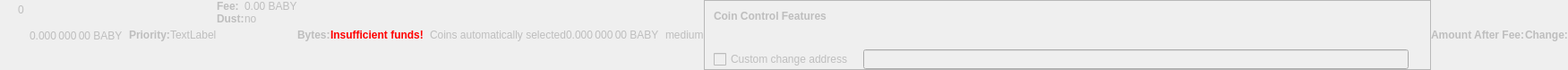
    <widget class="QWidget" name="dummyHideWidget" native="true">
     <property name="enabled">
      <bool>false</bool>
     </property>
     <property name="maximumSize">
      <size>
       <width>100</width>
       <height>22</height>
      </size>
     </property>
     <layout class="QHBoxLayout" name="dummyHideLayout">
      <property name="spacing">
       <number>0</number>
      </property>
      <property name="leftMargin">
       <number>0</number>
      </property>
      <property name="topMargin">
       <number>0</number>
      </property>
      <property name="rightMargin">
       <number>0</number>
      </property>
      <property name="bottomMargin">
       <number>0</number>
      </property>
      <item>
       <layout class="QFormLayout" name="formLayoutCoinControl1">
        <property name="horizontalSpacing">
         <number>10</number>
        </property>
        <property name="verticalSpacing">
         <number>14</number>
        </property>
        <property name="leftMargin">
         <number>10</number>
        </property>
        <property name="topMargin">
         <number>4</number>
        </property>
        <property name="rightMargin">
         <number>6</number>
        </property>
        <item row="0" column="1">
         <widget class="QLabel" name="labelCoinControlBytes">
          <property name="cursor">
           <cursorShape>IBeamCursor</cursorShape>
          </property>
          <property name="contextMenuPolicy">
           <enum>Qt::ActionsContextMenu</enum>
          </property>
          <property name="text">
           <string notr="true">0</string>
          </property>
          <property name="textInteractionFlags">
           <set>Qt::LinksAccessibleByMouse|Qt::TextSelectableByKeyboard|Qt::TextSelectableByMouse</set>
          </property>
         </widget>
        </item>
       </layout>
      </item>
      <item>
       <widget class="QLabel" name="labelCoinControlAfterFee">
        <property name="enabled">
         <bool>false</bool>
        </property>
        <property name="sizePolicy">
         <sizepolicy hsizetype="Fixed" vsizetype="Fixed">
          <horstretch>0</horstretch>
          <verstretch>0</verstretch>
         </sizepolicy>
        </property>
        <property name="minimumSize">
         <size>
          <width>111</width>
          <height>12</height>
         </size>
        </property>
        <property name="maximumSize">
         <size>
          <width>111</width>
          <height>12</height>
         </size>
        </property>
        <property name="cursor">
         <cursorShape>IBeamCursor</cursorShape>
        </property>
        <property name="contextMenuPolicy">
         <enum>Qt::ActionsContextMenu</enum>
        </property>
        <property name="text">
         <string notr="true">0.000 000 00 BABY</string>
        </property>
        <property name="textInteractionFlags">
         <set>Qt::LinksAccessibleByMouse|Qt::TextSelectableByKeyboard|Qt::TextSelectableByMouse</set>
        </property>
       </widget>
      </item>
      <item>
       <widget class="QLabel" name="labelCoinControlPriorityText">
        <property name="enabled">
         <bool>false</bool>
        </property>
        <property name="font">
         <font>
          <weight>75</weight>
          <bold>true</bold>
         </font>
        </property>
        <property name="text">
         <string>Priority:</string>
        </property>
       </widget>
      </item>
      <item>
       <layout class="QHBoxLayout" name="horizontalLayout">
        <item>
         <widget class="QLabel" name="WarningLabel">
          <property name="text">
           <string>TextLabel</string>
          </property>
         </widget>
        </item>
       </layout>
      </item>
      <item>
       <layout class="QFormLayout" name="formLayoutCoinControl3">
        <property name="horizontalSpacing">
         <number>0</number>
        </property>
        <property name="verticalSpacing">
         <number>0</number>
        </property>
        <property name="leftMargin">
         <number>0</number>
        </property>
        <property name="topMargin">
         <number>0</number>
        </property>
        <property name="rightMargin">
         <number>0</number>
        </property>
        <item row="0" column="0">
         <widget class="QLabel" name="labelCoinControlFeeText">
          <property name="enabled">
           <bool>false</bool>
          </property>
          <property name="font">
           <font>
            <weight>75</weight>
            <bold>true</bold>
           </font>
          </property>
          <property name="text">
           <string>Fee:</string>
          </property>
          <property name="margin">
           <number>0</number>
          </property>
         </widget>
        </item>
        <item row="0" column="1">
         <widget class="QLabel" name="labelCoinControlFee">
          <property name="enabled">
           <bool>false</bool>
          </property>
          <property name="cursor">
           <cursorShape>IBeamCursor</cursorShape>
          </property>
          <property name="contextMenuPolicy">
           <enum>Qt::ActionsContextMenu</enum>
          </property>
          <property name="text">
           <string notr="true">0.00 BABY</string>
          </property>
          <property name="textInteractionFlags">
           <set>Qt::LinksAccessibleByMouse|Qt::TextSelectableByKeyboard|Qt::TextSelectableByMouse</set>
          </property>
         </widget>
        </item>
        <item row="1" column="0">
         <widget class="QLabel" name="labelCoinControlLowOutputText">
          <property name="enabled">
           <bool>false</bool>
          </property>
          <property name="font">
           <font>
            <weight>75</weight>
            <bold>true</bold>
           </font>
          </property>
          <property name="text">
           <string>Dust:</string>
          </property>
         </widget>
        </item>
        <item row="1" column="1">
         <widget class="QLabel" name="labelCoinControlLowOutput">
          <property name="enabled">
           <bool>false</bool>
          </property>
          <property name="cursor">
           <cursorShape>IBeamCursor</cursorShape>
          </property>
          <property name="contextMenuPolicy">
           <enum>Qt::ActionsContextMenu</enum>
          </property>
          <property name="text">
           <string>no</string>
          </property>
          <property name="textInteractionFlags">
           <set>Qt::LinksAccessibleByMouse|Qt::TextSelectableByKeyboard|Qt::TextSelectableByMouse</set>
          </property>
         </widget>
        </item>
       </layout>
      </item>
      <item>
       <widget class="QLabel" name="labelCoinControlBytesText">
        <property name="enabled">
         <bool>false</bool>
        </property>
        <property name="font">
         <font>
          <weight>75</weight>
          <bold>true</bold>
         </font>
        </property>
        <property name="text">
         <string>Bytes:</string>
        </property>
       </widget>
      </item>
      <item>
       <layout class="QFormLayout" name="formLayoutCoinControl2">
        <property name="horizontalSpacing">
         <number>0</number>
        </property>
        <property name="verticalSpacing">
         <number>0</number>
        </property>
        <property name="leftMargin">
         <number>0</number>
        </property>
        <property name="topMargin">
         <number>0</number>
        </property>
        <property name="rightMargin">
         <number>0</number>
        </property>
       </layout>
      </item>
      <item>
       <layout class="QHBoxLayout" name="horizontalLayoutCoinControl2">
        <property name="spacing">
         <number>0</number>
        </property>
        <property name="bottomMargin">
         <number>0</number>
        </property>
       </layout>
      </item>
      <item>
       <widget class="QLabel" name="labelCoinControlInsuffFunds">
        <property name="enabled">
         <bool>false</bool>
        </property>
        <property name="minimumSize">
         <size>
          <width>0</width>
          <height>0</height>
         </size>
        </property>
        <property name="font">
         <font>
          <weight>75</weight>
          <bold>true</bold>
         </font>
        </property>
        <property name="styleSheet">
         <string notr="true">color:red;font-weight:bold;</string>
        </property>
        <property name="text">
         <string>Insufficient funds!</string>
        </property>
        <property name="margin">
         <number>5</number>
        </property>
       </widget>
      </item>
      <item>
       <layout class="QFormLayout" name="formLayoutCoinControl4">
        <property name="horizontalSpacing">
         <number>0</number>
        </property>
        <property name="verticalSpacing">
         <number>0</number>
        </property>
        <property name="leftMargin">
         <number>0</number>
        </property>
        <property name="topMargin">
         <number>0</number>
        </property>
        <property name="rightMargin">
         <number>0</number>
        </property>
       </layout>
      </item>
      <item>
       <widget class="QLabel" name="labelCoinControlChangeLabel">
        <property name="enabled">
         <bool>false</bool>
        </property>
        <property name="sizePolicy">
         <sizepolicy hsizetype="Preferred" vsizetype="Expanding">
          <horstretch>0</horstretch>
          <verstretch>0</verstretch>
         </sizepolicy>
        </property>
        <property name="minimumSize">
         <size>
          <width>0</width>
          <height>0</height>
         </size>
        </property>
        <property name="text">
         <string/>
        </property>
        <property name="margin">
         <number>3</number>
        </property>
       </widget>
      </item>
      <item>
       <widget class="QLabel" name="labelCoinControlAutomaticallySelected">
        <property name="enabled">
         <bool>false</bool>
        </property>
        <property name="sizePolicy">
         <sizepolicy hsizetype="Fixed" vsizetype="Fixed">
          <horstretch>0</horstretch>
          <verstretch>0</verstretch>
         </sizepolicy>
        </property>
        <property name="minimumSize">
         <size>
          <width>0</width>
          <height>0</height>
         </size>
        </property>
        <property name="maximumSize">
         <size>
          <width>240</width>
          <height>16777215</height>
         </size>
        </property>
        <property name="text">
         <string>Coins automatically selected</string>
        </property>
        <property name="margin">
         <number>5</number>
        </property>
       </widget>
      </item>
      <item>
       <widget class="QLabel" name="labelCoinControlChange">
        <property name="enabled">
         <bool>false</bool>
        </property>
        <property name="sizePolicy">
         <sizepolicy hsizetype="Fixed" vsizetype="Fixed">
          <horstretch>0</horstretch>
          <verstretch>0</verstretch>
         </sizepolicy>
        </property>
        <property name="minimumSize">
         <size>
          <width>111</width>
          <height>0</height>
         </size>
        </property>
        <property name="maximumSize">
         <size>
          <width>111</width>
          <height>16777215</height>
         </size>
        </property>
        <property name="cursor">
         <cursorShape>IBeamCursor</cursorShape>
        </property>
        <property name="contextMenuPolicy">
         <enum>Qt::ActionsContextMenu</enum>
        </property>
        <property name="text">
         <string notr="true">0.000 000 00 BABY</string>
        </property>
        <property name="textInteractionFlags">
         <set>Qt::LinksAccessibleByMouse|Qt::TextSelectableByKeyboard|Qt::TextSelectableByMouse</set>
        </property>
       </widget>
      </item>
      <item>
       <widget class="QLabel" name="labelCoinControlPriority">
        <property name="enabled">
         <bool>false</bool>
        </property>
        <property name="cursor">
         <cursorShape>IBeamCursor</cursorShape>
        </property>
        <property name="contextMenuPolicy">
         <enum>Qt::ActionsContextMenu</enum>
        </property>
        <property name="text">
         <string>medium</string>
        </property>
        <property name="textInteractionFlags">
         <set>Qt::LinksAccessibleByMouse|Qt::TextSelectableByKeyboard|Qt::TextSelectableByMouse</set>
        </property>
       </widget>
      </item>
      <item>
       <widget class="QFrame" name="frameCoinControl">
        <property name="sizePolicy">
         <sizepolicy hsizetype="Expanding" vsizetype="Expanding">
          <horstretch>0</horstretch>
          <verstretch>0</verstretch>
         </sizepolicy>
        </property>
        <property name="maximumSize">
         <size>
          <width>16777215</width>
          <height>16777215</height>
         </size>
        </property>
        <property name="frameShape">
         <enum>QFrame::StyledPanel</enum>
        </property>
        <property name="frameShadow">
         <enum>QFrame::Sunken</enum>
        </property>
        <layout class="QVBoxLayout" name="verticalLayoutCoinControl2_2">
         <property name="spacing">
          <number>0</number>
         </property>
         <property name="leftMargin">
          <number>0</number>
         </property>
         <property name="topMargin">
          <number>0</number>
         </property>
         <property name="rightMargin">
          <number>0</number>
         </property>
         <property name="bottomMargin">
          <number>0</number>
         </property>
         <item>
          <layout class="QVBoxLayout" name="verticalLayoutCoinControl" stretch="0,0,0,1">
           <property name="spacing">
            <number>0</number>
           </property>
           <property name="leftMargin">
            <number>10</number>
           </property>
           <property name="topMargin">
            <number>10</number>
           </property>
           <item>
            <layout class="QHBoxLayout" name="horizontalLayoutCoinControl1">
             <property name="bottomMargin">
              <number>15</number>
             </property>
             <item>
              <widget class="QLabel" name="labelCoinControlFeatures">
               <property name="enabled">
                <bool>false</bool>
               </property>
               <property name="sizePolicy">
                <sizepolicy hsizetype="Preferred" vsizetype="Maximum">
                 <horstretch>0</horstretch>
                 <verstretch>0</verstretch>
                </sizepolicy>
               </property>
               <property name="font">
                <font>
                 <weight>75</weight>
                 <bold>true</bold>
                </font>
               </property>
               <property name="styleSheet">
                <string notr="true">font-weight:bold;</string>
               </property>
               <property name="text">
                <string>Coin Control Features</string>
               </property>
              </widget>
             </item>
            </layout>
           </item>
           <item>
            <widget class="QWidget" name="widgetCoinControl" native="true">
             <property name="sizePolicy">
              <sizepolicy hsizetype="Preferred" vsizetype="Preferred">
               <horstretch>0</horstretch>
               <verstretch>0</verstretch>
              </sizepolicy>
             </property>
             <property name="minimumSize">
              <size>
               <width>0</width>
               <height>0</height>
              </size>
             </property>
             <property name="styleSheet">
              <string notr="true"/>
             </property>
             <layout class="QHBoxLayout" name="horizontalLayoutCoinControl5_2">
              <property name="leftMargin">
               <number>0</number>
              </property>
              <property name="topMargin">
               <number>0</number>
              </property>
              <property name="rightMargin">
               <number>0</number>
              </property>
              <property name="bottomMargin">
               <number>0</number>
              </property>
              <item>
               <layout class="QHBoxLayout" name="horizontalLayoutCoinControl3">
                <property name="spacing">
                 <number>20</number>
                </property>
                <property name="topMargin">
                 <number>0</number>
                </property>
                <property name="bottomMargin">
                 <number>10</number>
                </property>
               </layout>
              </item>
             </layout>
            </widget>
           </item>
           <item>
            <layout class="QHBoxLayout" name="horizontalLayoutCoinControl4" stretch="0,0,0">
             <property name="spacing">
              <number>12</number>
             </property>
             <property name="sizeConstraint">
              <enum>QLayout::SetDefaultConstraint</enum>
             </property>
             <property name="topMargin">
              <number>5</number>
             </property>
             <property name="rightMargin">
              <number>5</number>
             </property>
             <item>
              <widget class="QCheckBox" name="checkBoxCoinControlChange">
               <property name="enabled">
                <bool>false</bool>
               </property>
               <property name="toolTip">
                <string>If this is activated, but the change address is empty or invalid, change will be sent to a newly generated address.</string>
               </property>
               <property name="text">
                <string>Custom change address</string>
               </property>
              </widget>
             </item>
             <item>
              <widget class="QValidatedLineEdit" name="lineEditCoinControlChange">
               <property name="enabled">
                <bool>false</bool>
               </property>
               <property name="sizePolicy">
                <sizepolicy hsizetype="Expanding" vsizetype="Fixed">
                 <horstretch>0</horstretch>
                 <verstretch>0</verstretch>
                </sizepolicy>
               </property>
              </widget>
             </item>
             <item>
              <widget class="QLabel" name="labelCoinControlChangeLabel_2">
               <property name="sizePolicy">
                <sizepolicy hsizetype="Preferred" vsizetype="Expanding">
                 <horstretch>0</horstretch>
                 <verstretch>0</verstretch>
                </sizepolicy>
               </property>
               <property name="minimumSize">
                <size>
                 <width>0</width>
                 <height>0</height>
                </size>
               </property>
               <property name="text">
                <string/>
               </property>
               <property name="margin">
                <number>3</number>
               </property>
              </widget>
             </item>
            </layout>
           </item>
           <item>
            <spacer name="verticalSpacerCoinControl">
             <property name="orientation">
              <enum>Qt::Vertical</enum>
             </property>
             <property name="sizeHint" stdset="0">
              <size>
               <width>800</width>
               <height>1</height>
              </size>
             </property>
            </spacer>
           </item>
          </layout>
         </item>
        </layout>
       </widget>
      </item>
      <item>
       <widget class="QLabel" name="labelCoinControlAfterFeeText">
        <property name="enabled">
         <bool>false</bool>
        </property>
        <property name="minimumSize">
         <size>
          <width>0</width>
          <height>0</height>
         </size>
        </property>
        <property name="maximumSize">
         <size>
          <width>16777215</width>
          <height>16777215</height>
         </size>
        </property>
        <property name="font">
         <font>
          <weight>75</weight>
          <bold>true</bold>
         </font>
        </property>
        <property name="text">
         <string>Amount After Fee:</string>
        </property>
        <property name="alignment">
         <set>Qt::AlignLeading|Qt::AlignLeft|Qt::AlignVCenter</set>
        </property>
        <property name="margin">
         <number>0</number>
        </property>
       </widget>
      </item>
      <item>
       <widget class="QLabel" name="labelCoinControlChangeText">
        <property name="enabled">
         <bool>false</bool>
        </property>
        <property name="sizePolicy">
         <sizepolicy hsizetype="Preferred" vsizetype="Preferred">
          <horstretch>0</horstretch>
          <verstretch>0</verstretch>
         </sizepolicy>
        </property>
        <property name="minimumSize">
         <size>
          <width>0</width>
          <height>0</height>
         </size>
        </property>
        <property name="maximumSize">
         <size>
          <width>16777215</width>
          <height>16777215</height>
         </size>
        </property>
        <property name="font">
         <font>
          <weight>75</weight>
          <bold>true</bold>
         </font>
        </property>
        <property name="text">
         <string>Change:</string>
        </property>
        <property name="alignment">
         <set>Qt::AlignLeading|Qt::AlignLeft|Qt::AlignVCenter</set>
        </property>
       </widget>
      </item>
     </layout>
    </widget>
